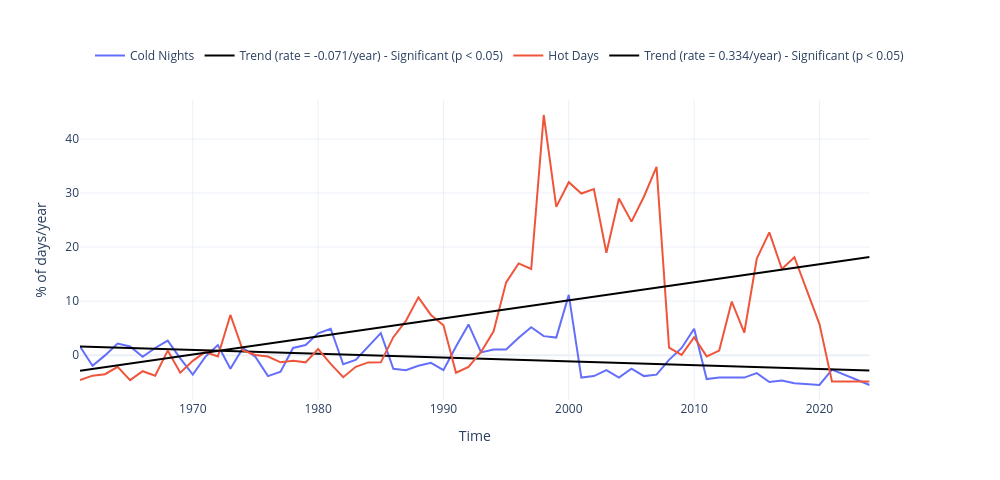

Notebook code for this chart:
### Markdown cell above
The plot below shows the same information but measured as the % of time

### Code cell
dict_plot = [{'data' : df_cold_anom, 'var' : 'Perc_Anom', 'ax' : 1, 'label' : 'Cold Nights'},
             {'data' : df_hot_anom, 'var' : 'Perc_Anom', 'ax' : 1, 'label' : 'Hot Days'}]
fig, _ = plot_timeseries_interactive(dict_plot, trendline=True, figsize = (25, 12), return_trend = True, label_yaxes = '% of days/year')
